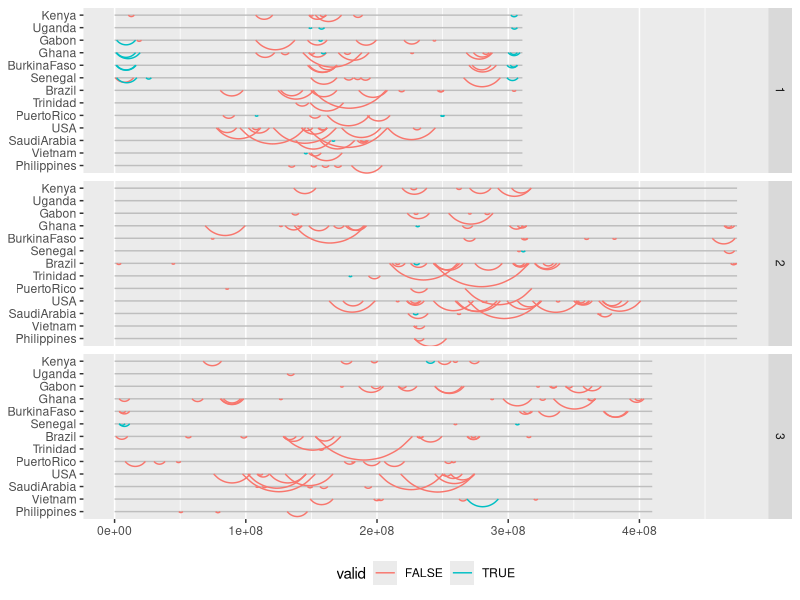
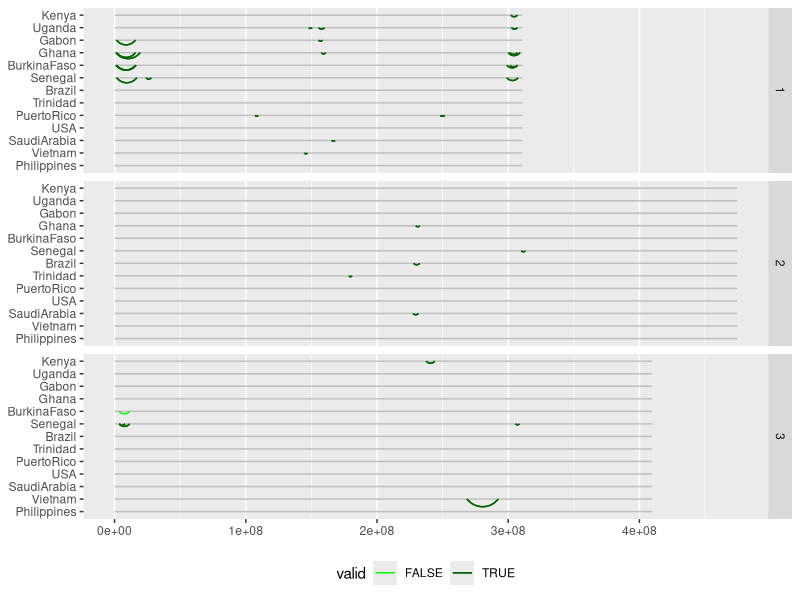
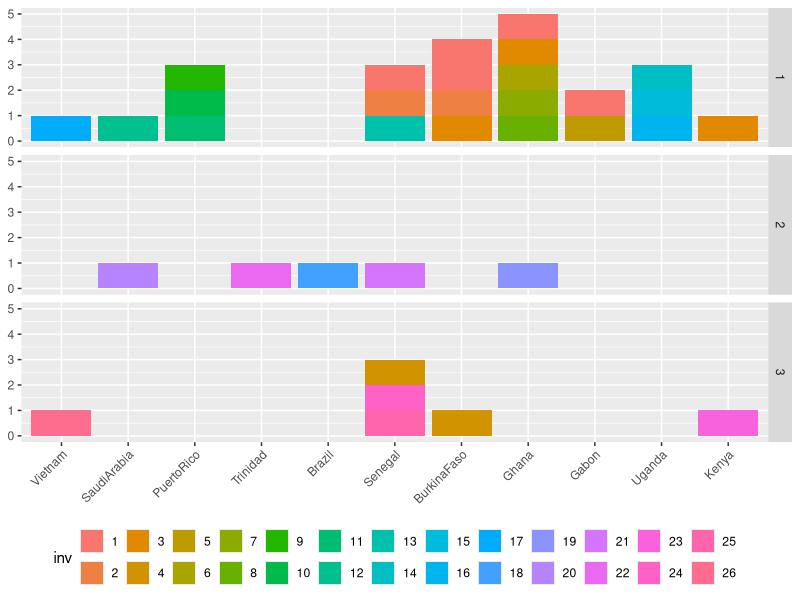
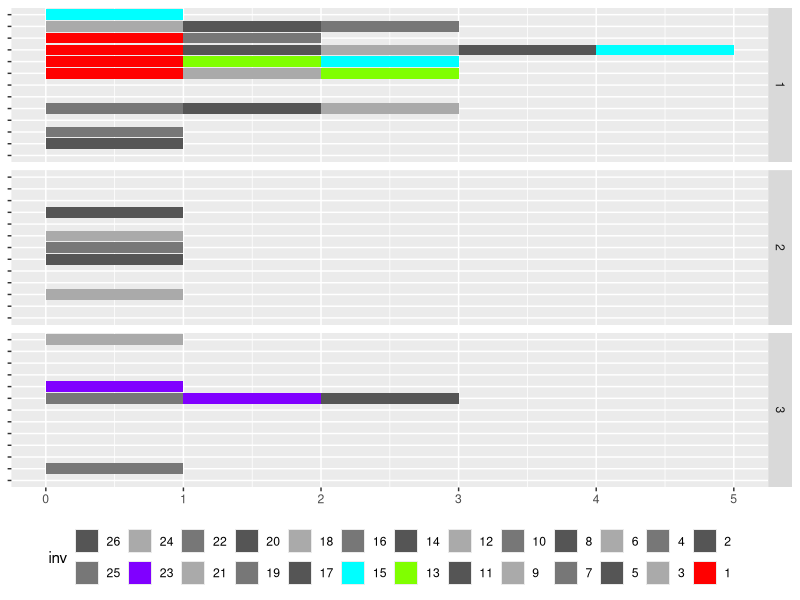
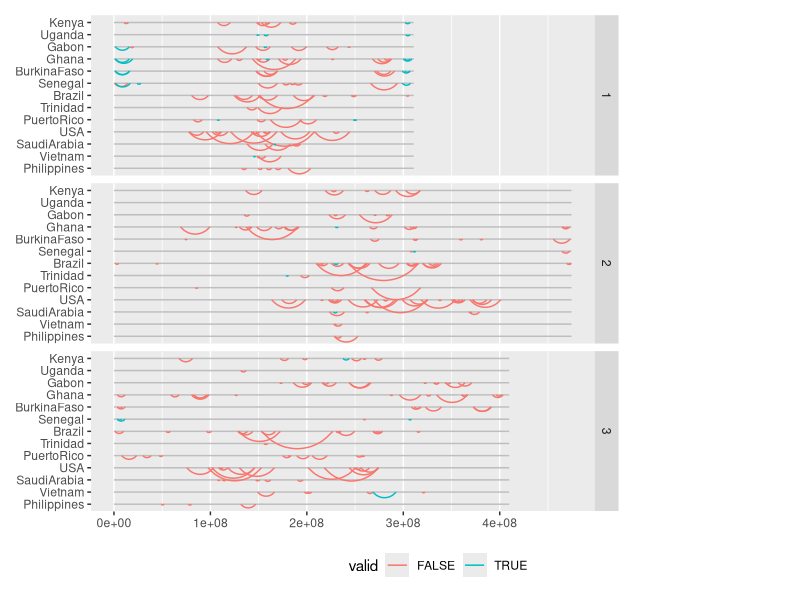
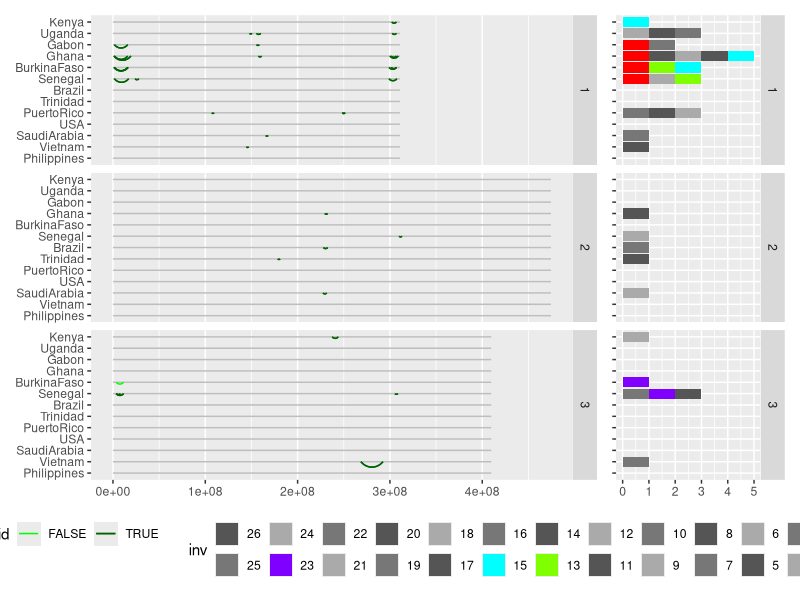
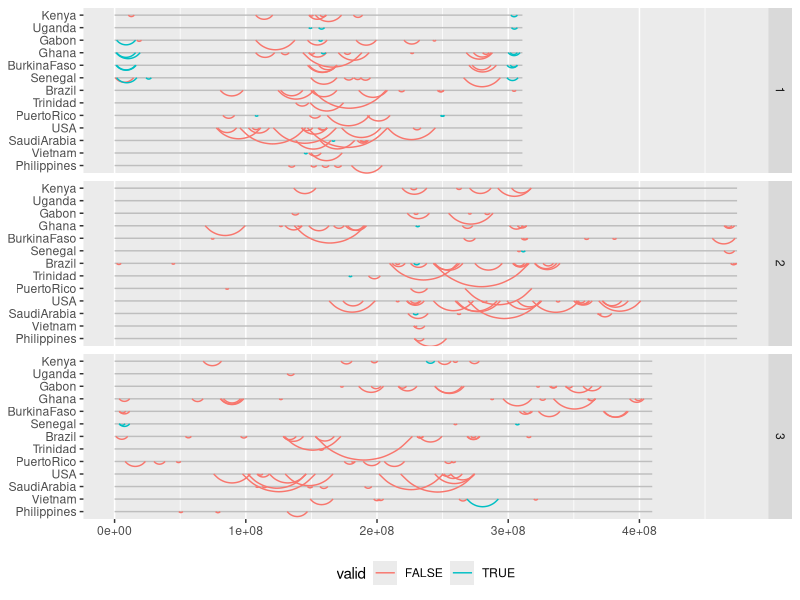
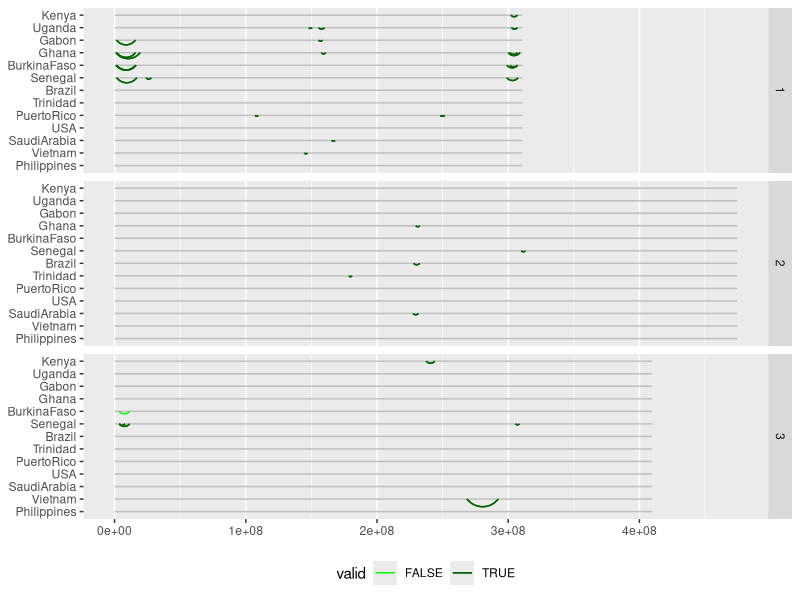

Reproduce these figures in R, in order.
library(tidyverse)
library(patchwork)

allinvs <- read.table("220203_all_inv_candidates.txt",header=F,
                      col.names = c("chrom","start","end","country","chromname","valid","invname","d","mean_wss","bss_tot"))

corder <- c("Philippines",
            "Vietnam",
            "SaudiArabia",
            "USA",
            "PuertoRico",
            "Trinidad",
            "Brazil",
            "Senegal",
            "BurkinaFaso",
            "Ghana",
            "Gabon",
            "Uganda",
            "Kenya")
allinvs$country <- factor(allinvs$country,levels=corder,ordered=T)

chroms <- data.frame("chrom"=c(1,2,3),
                     "start"=c(1,1,1),
                     "end"=c(310827022,474425716,409777670))
chroms <- merge(chroms,unique(allinvs$country)) %>% rename("country"="y")



allinvsp <- ggplot(data=subset(allinvs,!valid),aes(y=country,yend=country,x=start,xend=end,color=valid)) + 
  geom_segment(data=chroms,color="grey") +
  geom_curve() + 
  geom_curve(data=subset(allinvs,valid)) + 
  facet_grid("chrom ~ .") + theme(legend.position="bottom", panel.grid.major.y=element_blank(),axis.title=element_blank(),)
allinvsp
ggsave("220203_all_inv_candidates.png",width=200,height=150,units="mm")

group=0
allinvs$group=NA

OLMIN = 0.90
for(i in c(1:(nrow(allinvs)-1))) {
  for(j in c((i+1):nrow(allinvs))) {
    ist <- allinvs[i,"start"]
    ien <- allinvs[i,"end"]
    jst <- allinvs[j,"start"]
    jen <- allinvs[j,"end"]
    
    ival <- allinvs[i,"valid"]
    jval <- allinvs[j,"valid"]
    
    igrp <- allinvs[i,"group"]
    jgrp <- allinvs[j,"group"]
    
    
    ilen <- ien-ist
    jlen <- jen-jst
    ol <- min(ien,jen)-max(ist,jst)
    
    if((ol > ilen*OLMIN & ol > jlen*OLMIN) & (ival | jval)) {
      write(paste(i,j,nrow(allinvs)),file=stderr())
      if(is.na(igrp) & is.na(jgrp)) {
        group <- group+1
        allinvs[i,"group"] <- group
        allinvs[j,"group"] <- group
        write("\tassigning both",file=stderr())
      } else if (!is.na(igrp) & is.na(jgrp)) {
        allinvs[j,"group"] <- igrp
        write("\tassigning i > j",file=stderr())
      } else if (!is.na(igrp) & igrp==jgrp) {
        write("\tboth assigned",file=stderr())
      } else if (!is.na(igrp) & igrp!=jgrp) {
        write("\tconflict!",file=stderr())
      }
    }
    
  }
}

for(i in c(1:(nrow(allinvs)))) {
  ival <- allinvs[i,"valid"]
  igrp <- allinvs[i,"group"]
  if(ival & is.na(igrp)) {
    group<-group+1
    allinvs[i,"group"] <- group
  }
}

goodinvs <- subset(allinvs,valid | group>0)

gorder <- unique(goodinvs$group[order(goodinvs$chrom,goodinvs$start,goodinvs$end)])
allgroups <- unique(goodinvs$group[order(goodinvs$group)])
names(allgroups) <- gorder
goodinvs$group <- factor(allgroups[as.character(goodinvs$group)],levels=allgroups,ordered=T)

goodinvsp <- ggplot(goodinvs,aes(y=country,yend=country,x=start,xend=end,color=valid)) + 
  geom_segment(data=chroms,color="grey") +
  geom_curve() + 
  geom_curve(data=subset(allinvs,valid)) + scale_color_manual(values=c("green","dark green"),name="valid") +
  facet_grid("chrom ~ .") + theme(legend.position="bottom", panel.grid.major.y=element_blank(), 
                                  axis.title=element_blank())
goodinvsp
ggsave("220203_all_inv_candidates_valid.png",width=200,height=150,units="mm")

write.table(goodinvs,
            file="220203_all_inv_candidates_grouped.txt",sep="\t",row.names=F)

countinvsp <- ggplot(data=subset(allinvs,valid | group>0),aes(x=country,fill=as.factor(group))) + 
  geom_bar() +guides(fill=guide_legend("inv",nrow=2),) + 
  facet_grid("chrom ~ .") + theme(legend.position="bottom",
                                  axis.text.x = element_text(angle=45,hjust=1),
                                  axis.title=element_blank())
countinvsp
ggsave("220203_all_inv_candidates_counts.png",width=150,height=150,units="mm")


invgroupcols <- c("#AAAAAA","#777777","#555555")[as.numeric(levels(goodinvs$group))%%3+1]
names(invgroupcols) <- levels(goodinvs$group)
invgroupcols[which(table(goodinvs$group)>1)] <- rainbow(sum(table(goodinvs$group)>1))


countinvsp_flip <- ggplot(unique(goodinvs[c("country","group","chrom")]),aes(x=country,fill=forcats::fct_rev(as.factor(group)))) + 
  geom_bar() + coord_flip() + scale_x_discrete(drop=F) + scale_fill_manual(values=invgroupcols) + guides(fill=guide_legend("inv",nrow=2),) + 
  facet_grid("chrom ~ .") + theme(legend.position="bottom",
                                  axis.title=element_blank(),
                                  axis.text.y=element_blank())
countinvsp_flip
allinvsp + plot_spacer() + plot_layout(nrow=1,widths=c(10,3),guides = "collect") & theme(legend.position='bottom')
ggsave("220203_all_inv_candidates_comb.png",width=200,height=150,units="mm")

goodinvsp + countinvsp_flip + plot_layout(nrow=1,widths=c(10,3),guides = "collect") & theme(legend.position='bottom')
ggsave("220203_good_inv_candidates_comb.png",width=200,height=150,units="mm")
